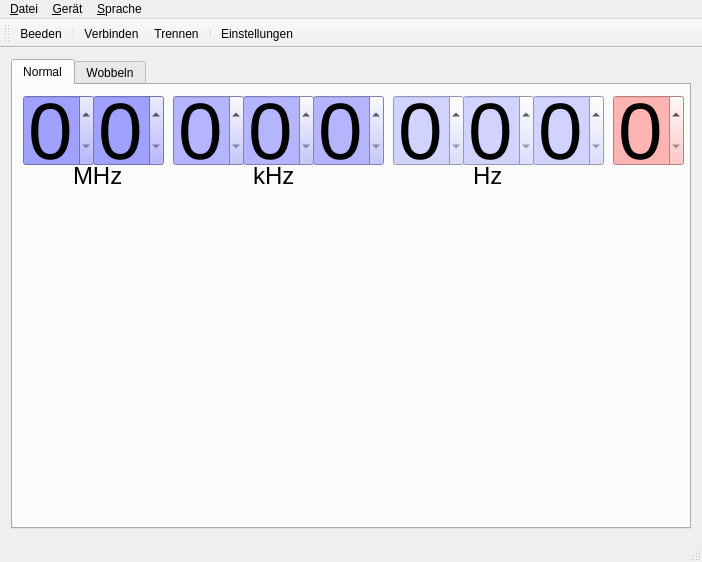
<?xml version="1.0" encoding="UTF-8"?>
<ui version="4.0">
 <class>MainWindow</class>
 <widget class="QMainWindow" name="MainWindow">
  <property name="geometry">
   <rect>
    <x>0</x>
    <y>0</y>
    <width>702</width>
    <height>562</height>
   </rect>
  </property>
  <property name="windowTitle">
   <string>ASCEL Funktionsgenerator AE20125 Steuerung</string>
  </property>
  <widget class="QWidget" name="centralWidget">
   <layout class="QHBoxLayout" name="horizontalLayout">
    <item>
     <widget class="QTabWidget" name="tabWidget">
      <property name="currentIndex">
       <number>0</number>
      </property>
      <widget class="QWidget" name="tab">
       <attribute name="title">
        <string>Normal</string>
       </attribute>
       <widget class="QLabel" name="label">
        <property name="geometry">
         <rect>
          <x>10</x>
          <y>150</y>
          <width>511</width>
          <height>31</height>
         </rect>
        </property>
        <property name="font">
         <font>
          <pointsize>10</pointsize>
          <weight>75</weight>
          <bold>true</bold>
         </font>
        </property>
        <property name="text">
         <string/>
        </property>
       </widget>
       <widget class="QSpinBox" name="fr_8">
        <property name="geometry">
         <rect>
          <x>10</x>
          <y>10</y>
          <width>71</width>
          <height>71</height>
         </rect>
        </property>
        <property name="font">
         <font>
          <pointsize>60</pointsize>
          <weight>50</weight>
          <bold>false</bold>
         </font>
        </property>
        <property name="styleSheet">
         <string notr="true">background-color: rgb(160, 160, 255);</string>
        </property>
        <property name="readOnly">
         <bool>false</bool>
        </property>
        <property name="buttonSymbols">
         <enum>QAbstractSpinBox::UpDownArrows</enum>
        </property>
        <property name="correctionMode">
         <enum>QAbstractSpinBox::CorrectToNearestValue</enum>
        </property>
        <property name="keyboardTracking">
         <bool>false</bool>
        </property>
        <property name="maximum">
         <number>1</number>
        </property>
       </widget>
       <widget class="QSpinBox" name="fr_7">
        <property name="geometry">
         <rect>
          <x>80</x>
          <y>10</y>
          <width>71</width>
          <height>71</height>
         </rect>
        </property>
        <property name="font">
         <font>
          <pointsize>60</pointsize>
          <weight>50</weight>
          <bold>false</bold>
         </font>
        </property>
        <property name="styleSheet">
         <string notr="true">background-color: rgb(160, 160, 255);</string>
        </property>
        <property name="maximum">
         <number>9</number>
        </property>
       </widget>
       <widget class="QSpinBox" name="fr_6">
        <property name="geometry">
         <rect>
          <x>160</x>
          <y>10</y>
          <width>71</width>
          <height>71</height>
         </rect>
        </property>
        <property name="font">
         <font>
          <pointsize>60</pointsize>
          <weight>50</weight>
          <bold>false</bold>
         </font>
        </property>
        <property name="styleSheet">
         <string notr="true">background-color: rgb(180, 180, 255);</string>
        </property>
        <property name="maximum">
         <number>9</number>
        </property>
       </widget>
       <widget class="QSpinBox" name="fr_5">
        <property name="geometry">
         <rect>
          <x>230</x>
          <y>10</y>
          <width>71</width>
          <height>71</height>
         </rect>
        </property>
        <property name="font">
         <font>
          <pointsize>60</pointsize>
          <weight>50</weight>
          <bold>false</bold>
         </font>
        </property>
        <property name="styleSheet">
         <string notr="true">background-color: rgb(180, 180, 255);</string>
        </property>
        <property name="maximum">
         <number>9</number>
        </property>
       </widget>
       <widget class="QSpinBox" name="fr_4">
        <property name="geometry">
         <rect>
          <x>300</x>
          <y>10</y>
          <width>71</width>
          <height>71</height>
         </rect>
        </property>
        <property name="font">
         <font>
          <pointsize>60</pointsize>
          <weight>50</weight>
          <bold>false</bold>
         </font>
        </property>
        <property name="styleSheet">
         <string notr="true">background-color: rgb(180, 180, 255);</string>
        </property>
        <property name="maximum">
         <number>9</number>
        </property>
       </widget>
       <widget class="QSpinBox" name="fr_3">
        <property name="geometry">
         <rect>
          <x>380</x>
          <y>10</y>
          <width>71</width>
          <height>71</height>
         </rect>
        </property>
        <property name="font">
         <font>
          <pointsize>60</pointsize>
          <weight>50</weight>
          <bold>false</bold>
         </font>
        </property>
        <property name="styleSheet">
         <string notr="true">background-color: rgb(210, 210, 255);</string>
        </property>
        <property name="maximum">
         <number>9</number>
        </property>
       </widget>
       <widget class="QSpinBox" name="fr_2">
        <property name="geometry">
         <rect>
          <x>450</x>
          <y>10</y>
          <width>71</width>
          <height>71</height>
         </rect>
        </property>
        <property name="font">
         <font>
          <pointsize>60</pointsize>
          <weight>50</weight>
          <bold>false</bold>
         </font>
        </property>
        <property name="styleSheet">
         <string notr="true">background-color: rgb(210, 210, 255);</string>
        </property>
        <property name="maximum">
         <number>9</number>
        </property>
       </widget>
       <widget class="QSpinBox" name="fr_1">
        <property name="geometry">
         <rect>
          <x>520</x>
          <y>10</y>
          <width>71</width>
          <height>71</height>
         </rect>
        </property>
        <property name="font">
         <font>
          <pointsize>60</pointsize>
          <weight>50</weight>
          <bold>false</bold>
         </font>
        </property>
        <property name="styleSheet">
         <string notr="true">background-color: rgb(210, 210, 255);</string>
        </property>
        <property name="maximum">
         <number>9</number>
        </property>
       </widget>
       <widget class="QSpinBox" name="fr_0">
        <property name="geometry">
         <rect>
          <x>600</x>
          <y>10</y>
          <width>71</width>
          <height>71</height>
         </rect>
        </property>
        <property name="font">
         <font>
          <pointsize>60</pointsize>
          <weight>50</weight>
          <bold>false</bold>
         </font>
        </property>
        <property name="styleSheet">
         <string notr="true">background-color: rgb(255, 180, 180);</string>
        </property>
        <property name="maximum">
         <number>9</number>
        </property>
       </widget>
       <widget class="QLabel" name="label_2">
        <property name="geometry">
         <rect>
          <x>60</x>
          <y>80</y>
          <width>51</width>
          <height>21</height>
         </rect>
        </property>
        <property name="font">
         <font>
          <pointsize>18</pointsize>
          <weight>50</weight>
          <bold>false</bold>
         </font>
        </property>
        <property name="text">
         <string>MHz</string>
        </property>
       </widget>
       <widget class="QLabel" name="label_3">
        <property name="geometry">
         <rect>
          <x>240</x>
          <y>80</y>
          <width>51</width>
          <height>21</height>
         </rect>
        </property>
        <property name="font">
         <font>
          <pointsize>18</pointsize>
          <weight>50</weight>
          <bold>false</bold>
         </font>
        </property>
        <property name="text">
         <string>kHz</string>
        </property>
       </widget>
       <widget class="QLabel" name="label_4">
        <property name="geometry">
         <rect>
          <x>460</x>
          <y>80</y>
          <width>31</width>
          <height>21</height>
         </rect>
        </property>
        <property name="font">
         <font>
          <pointsize>18</pointsize>
          <weight>50</weight>
          <bold>false</bold>
         </font>
        </property>
        <property name="text">
         <string>Hz</string>
        </property>
       </widget>
      </widget>
      <widget class="QWidget" name="tab_2">
       <attribute name="title">
        <string>Wobbeln</string>
       </attribute>
      </widget>
     </widget>
    </item>
   </layout>
  </widget>
  <widget class="QMenuBar" name="menuBar">
   <property name="geometry">
    <rect>
     <x>0</x>
     <y>0</y>
     <width>702</width>
     <height>16</height>
    </rect>
   </property>
   <widget class="QMenu" name="menu_Dateu">
    <property name="title">
     <string>&amp;Datei</string>
    </property>
    <addaction name="separator"/>
    <addaction name="actionEinstellungen"/>
    <addaction name="separator"/>
    <addaction name="action_Beeden"/>
   </widget>
   <widget class="QMenu" name="menu_Sprache">
    <property name="title">
     <string>&amp;Sprache</string>
    </property>
   </widget>
   <widget class="QMenu" name="menuGer_t">
    <property name="title">
     <string>&amp;Gerät</string>
    </property>
    <addaction name="separator"/>
    <addaction name="actionVerbinden"/>
    <addaction name="actionTrennen"/>
   </widget>
   <addaction name="menu_Dateu"/>
   <addaction name="menuGer_t"/>
   <addaction name="menu_Sprache"/>
  </widget>
  <widget class="QToolBar" name="mainToolBar">
   <attribute name="toolBarArea">
    <enum>TopToolBarArea</enum>
   </attribute>
   <attribute name="toolBarBreak">
    <bool>false</bool>
   </attribute>
   <addaction name="action_Beeden"/>
   <addaction name="separator"/>
   <addaction name="actionVerbinden"/>
   <addaction name="actionTrennen"/>
   <addaction name="separator"/>
   <addaction name="actionEinstellungen"/>
  </widget>
  <widget class="QStatusBar" name="statusBar"/>
  <action name="action_Beeden">
   <property name="icon">
    <iconset resource="resources.qrc">
     <normaloff>:/icons/icons/cross.png</normaloff>:/icons/icons/cross.png</iconset>
   </property>
   <property name="text">
    <string>&amp;Beeden</string>
   </property>
   <property name="statusTip">
    <string>Beendet diese Anwendung.</string>
   </property>
  </action>
  <action name="actionEinstellungen">
   <property name="icon">
    <iconset resource="resources.qrc">
     <normaloff>:/icons/icons/setting_tools.png</normaloff>:/icons/icons/setting_tools.png</iconset>
   </property>
   <property name="text">
    <string>&amp;Einstellungen</string>
   </property>
   <property name="statusTip">
    <string>Hier können Sie diverse Einstellungen vornehmen.</string>
   </property>
  </action>
  <action name="actionVerbinden">
   <property name="icon">
    <iconset resource="resources.qrc">
     <normaloff>:/icons/icons/connect.png</normaloff>:/icons/icons/connect.png</iconset>
   </property>
   <property name="text">
    <string>&amp;Verbinden</string>
   </property>
   <property name="statusTip">
    <string>Verbinden mit Funktionsgenerator.</string>
   </property>
  </action>
  <action name="actionTrennen">
   <property name="icon">
    <iconset resource="resources.qrc">
     <normaloff>:/icons/icons/disconnect.png</normaloff>:/icons/icons/disconnect.png</iconset>
   </property>
   <property name="text">
    <string>&amp;Trennen</string>
   </property>
   <property name="statusTip">
    <string>Trennen vom Funktionsgenerator.</string>
   </property>
  </action>
 </widget>
 <layoutdefault spacing="6" margin="11"/>
 <resources>
  <include location="resources.qrc"/>
 </resources>
 <connections/>
</ui>
